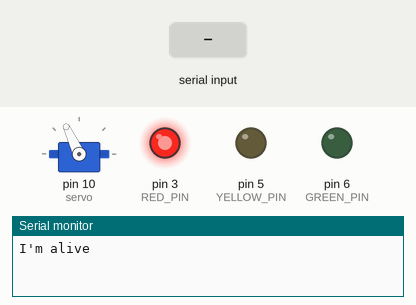
Recording of a sketch running on a simulated Arduino Uno, built with avr-gcc and run on an emulated ATmega328P. Parts: servo, output pins drawn as LEDs (lit = HIGH), the last lines printed to the serial monitor. The test bench sets the inputs (shaded band).

Above: at 1.2 s.
1.3 s: "forward\n" received over Serial
2.8 s: "backward\n" received over Serial
At 3.95 s:
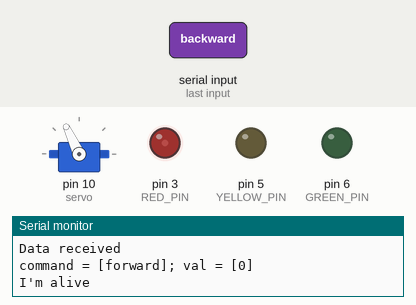
At 7.0 s:
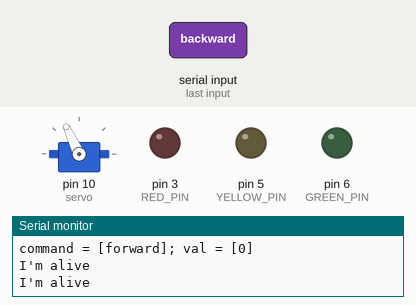
Timing chart, 0 to 14.8 s (numbered marks = the images above; inputs shaded):
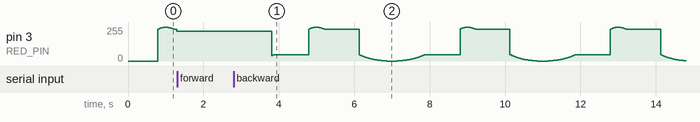

Measured:
- after the input at 1.3 s, pin 3 (RED_PIN): stays 223/255 (without the input it goes to 46/255 after 0.84 s)
- by itself, pin 3 (RED_PIN): rises from 0/255 to 253/255 in 0.16 s, then falls to 223/255 in 0.35 s

The sketch:

surfcube.ino
```cpp
#include <Wire.h>
#include <Adafruit_MotorShield.h>
#include "utility/Adafruit_PWMServoDriver.h"
#include <Servo.h>
#include <EEPROM.h>

#define SERVO_MAX_ANGLE 115
#define CUBE_LEGTH 127
#define CUBE_WIDTH 80
#define STEPS_PER_ML 62
#define EEPROM_STEPPER_ADDR 0
#define UP 1
#define DOWN 0
#define RED_PIN 3
#define YELLOW_PIN 5
#define GREEN_PIN 6

Adafruit_MotorShield AFMS = Adafruit_MotorShield();
Adafruit_StepperMotor *myStepper = AFMS.getStepper(200, 2);
Servo servo;

unsigned long now = 0;

unsigned long serialNextCheck = 0;

int stepperDirection = FORWARD;
int stepperSteps = 0;
int stepperCurrentPosition;
unsigned long stepperNextCheck = 0;

int servoUserTargetAngle = SERVO_MAX_ANGLE;
int servoTargetAngle = SERVO_MAX_ANGLE;
int servoCurrentAngle = SERVO_MAX_ANGLE;
unsigned long servoNextCheck = 0;
unsigned long servoFrequency = 7000;
unsigned long servoDelay = 2;

unsigned long keepAliveNextCheck = 0;
unsigned long redLEDNextCheck = 0;
unsigned long yellowLEDNextCheck = 0;
unsigned long greenLEDNextCheck = 0;

void setup() {
  Serial.begin(9600);

  AFMS.begin();
  servo.attach(10);
  myStepper->setSpeed(255);

  servo.write(SERVO_MAX_ANGLE);

  pinMode(RED_PIN, OUTPUT);
  pinMode(YELLOW_PIN, OUTPUT);
  pinMode(GREEN_PIN, OUTPUT);
}

void tide (int tideDirection, int amount) {
  // TODO
}

void checkSerial() {
  String command;
  int val;
  if (Serial.available() > 0) {
    Serial.println("Data received");
    command = Serial.readStringUntil('\n');
    while(Serial.available() == 0) {}
    val = Serial.parseInt();
    Serial.print("command = [");
    Serial.print(command);
    Serial.print("]; val = [");
    Serial.print(val);
    Serial.println("]");
    if (command == "forward") {
      stepperDirection = FORWARD;
      stepperSteps = val;
    } else if (command == "backward") {
      stepperDirection = BACKWARD;
      stepperSteps = val;
    } else if (command == "servo") {
      servoUserTargetAngle = val ? (val % (SERVO_MAX_ANGLE + 1)) : val;
    } else if (command == "frequency") {
      servoFrequency = val;
    } else if (command == "delay") {
      servoDelay = val;
    } else if (command == "tideup") {
      tide(UP, val);
    } else if (command == "tidedown") {
      tide(DOWN, val);
    } else {
      Serial.println("Command not understood!");
    }

    while(Serial.available()) {
      Serial.read();
    }
  }
  serialNextCheck = now + 1;
}

void checkServo() {
  if(servoCurrentAngle != servoTargetAngle) {
    if(servoCurrentAngle < servoTargetAngle) {
      ++servoCurrentAngle;
    }
    if(servoCurrentAngle > servoTargetAngle) {
      --servoCurrentAngle;
    }
    servo.write(servoCurrentAngle);
    servoNextCheck = now + servoDelay;
  }
  if(servoCurrentAngle == servoTargetAngle) {
    if(servoTargetAngle == SERVO_MAX_ANGLE) {
      servoNextCheck = now + servoFrequency;
    }
    servoTargetAngle = servoTargetAngle == SERVO_MAX_ANGLE ? servoUserTargetAngle : SERVO_MAX_ANGLE;
  }
}

void checkStepper() {
  if(stepperSteps) {
    myStepper->step(1, stepperDirection, SINGLE);
    switch(stepperDirection) {
      case FORWARD:
        ++stepperCurrentPosition;
        break;
      case BACKWARD:
        --stepperCurrentPosition;
    }
    --stepperSteps;
    stepperNextCheck = now + 1;
  }
}

int counter = 0;

void loop() {
  now = millis();
  float val;
  if(now >= serialNextCheck) {
    checkSerial();
  }
  if(now >= stepperNextCheck) {
    checkStepper();
  }
  if((now >= servoNextCheck) && (stepperSteps == 0)) {
    checkServo();
  }
  if(now >= keepAliveNextCheck) {
    Serial.println("I'm alive");
    keepAliveNextCheck = now + 2000;
  }
  val = (exp(sin(millis()/2000.0*PI)) - 0.36787944)*108.0;
  switch(counter % 3) {
    case 0:
      analogWrite(RED_PIN, val);
      break;
    case 1:
      analogWrite(YELLOW_PIN, val);
      break;
    case 2:
      analogWrite(GREEN_PIN, val);
      break;
  }

  if(val == 0) {
    //++counter;
    //delay(1);
  }
}
```
